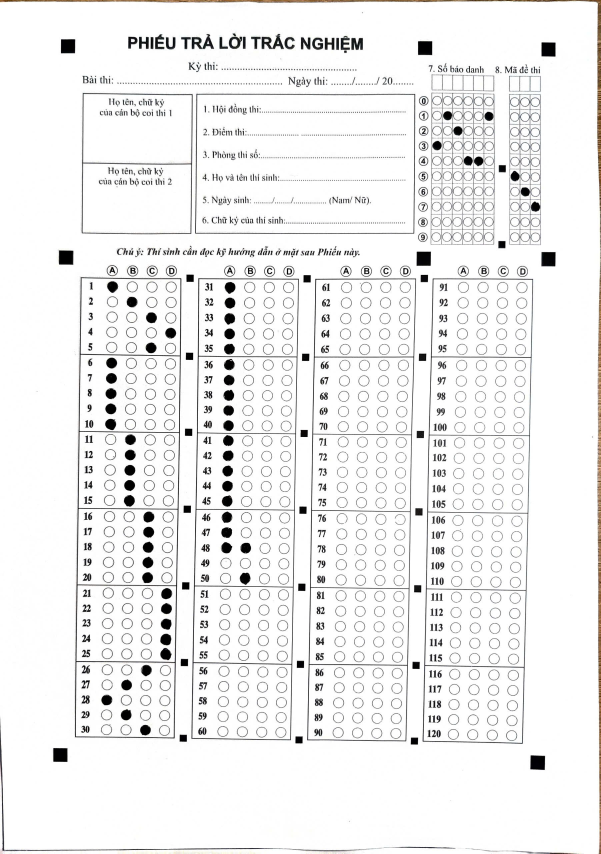
#> input picture images/2020.jpg, 1801 x 2560 px, found by its file name (shown at 1/3 size)
$ python omr2020copy.py
#> lines starting #> are read from the running program, lines starting #| are printed output that depends on the picture; after the words box and inside, x2 and y2 are one past the last pixel; in counts of white or black regions, pixels touching at a corner belong together
### support2020.py
import cv2
import numpy as np
#area > 50
def rectContour(contours):
    rectCont =[]
    for contour in contours:
        area = cv2.contourArea(contour)
        if area >= 30:
            peri = cv2.arcLength(contour, True)
            approx = cv2.approxPolyDP(contour,0.04*peri,True)
            if len(approx) == 4:
                rectCont.append(contour)
    rectCont = sorted(rectCont,key= cv2.contourArea,reverse=True)
    return rectCont
# [29 lines left out: functions splitImg, splitAns, not called in this run]
def resizeImg(img,width,height):
    img = cv2.resize(img,(width,height))
    return img
# [110 lines left out: functions getPointAnswer, showAnswer, restoreImg, countPixel, splitAnsPart3, countPixelPartCol and 2 more, not called in this run]

def convertMDD_MD(arr):
    return ''.join('x' if x < 0 else str(x) for x in arr)

### solveImg.py
import cv2
import numpy as np
def takeImageAnswer(img,contours,indexX,indexY):
    ori_x1,ori_x2,ori_x3,ori_x4 = indexX[:4]
    x1,x2,x3,x4 = indexX[:4]
    ori_y1,ori_y2,ori_y3,ori_y4 = indexY[:4]
    y1,y2,y3,y4 = indexY[:4]
    time,a,b,c,d = 0,0,0,0,0
    step = 5
    pointContour = np.zeros((4,2))
    while(a!=1 or b!=1 or c!=1 or d!=1) and time!=10:
        for contour in contours:
            x,y,w,h = cv2.boundingRect(contour)
            if a!=1:
                x2 = ori_x2+time*step
                y2 = ori_y2+time*step
                if x1<=x<=x2 and x1<=x+w<=x2 and y1<=y<=y2 and y1<=y+h<=y2:
                    cv2.rectangle(img, (x1, y1), (x2, y2), (0, 255, 0), 2)
                    a =1
                    pointContour[0][0],pointContour[0][1] = x,y
            if c!=1:
                x2 = ori_x2+time*step
                y3 = ori_y3-time*step
                if x1<=x<=x2 and x1<=x+w<=x2 and y3<=y<=y4 and y3<=y+h<=y4:
                    cv2.rectangle(img, (x1, y3), (x2, y4), (0, 255, 0), 2)
                    c =1
                    pointContour[2][0],pointContour[2][1] = x,y
            if b!=1:
                x3 = ori_x3-time*step
                y2 = ori_y2+time*step
                if x3<=x<=x4 and x3<=x+w<=x4 and y1<=y<=y2 and y1<=y+h<=y2:
                    cv2.rectangle(img, (x3, y1), (x4, y2), (0, 255, 0), 2)
                    b =1
                    pointContour[1][0],pointContour[1][1] = x,y
            if d!=1:
                x3 = ori_x3-time*step
                y3 = ori_y3-time*step
                if x3<=x<=x4 and x3<=x+w<=x4 and y3<=y<=y4 and y3<=y+h<=y4:
                    cv2.rectangle(img, (x3, y3), (x4, y4), (0, 255, 0), 2)
                    d =1
                    pointContour[3][0],pointContour[3][1] = x,y
        time+=1
    return img,pointContour
# [83 lines left out: functions takeImageAfterWarp, takeImageMDD, not called in this run]

### omr2020copy.py
import cv2
import numpy as np
import support2020 as sp
import solveImg as si
import MDD as mdd
path = r'C:\review_OMR\images\2020.jpg'
widthImg = 1000
heightImg = 1400
questions = 50
choices = 4
stack = questions//5
MDD = []
MD = []
finalAns = (
    [0] * 10 +  # 10 câu A
    [1] * 10 +  # 10 câu B
    [2] * 10 +  # 10 câu C
    [3] * 10 +  # 10 câu D
    [0] * 10    # 10 câu A
)
img = cv2.imread(path)
#> img is the input picture: shape (2560, 1801, 3); mean B, G, R 239.3, 239.5, 239.6
img = cv2.resize(img,(widthImg,heightImg))
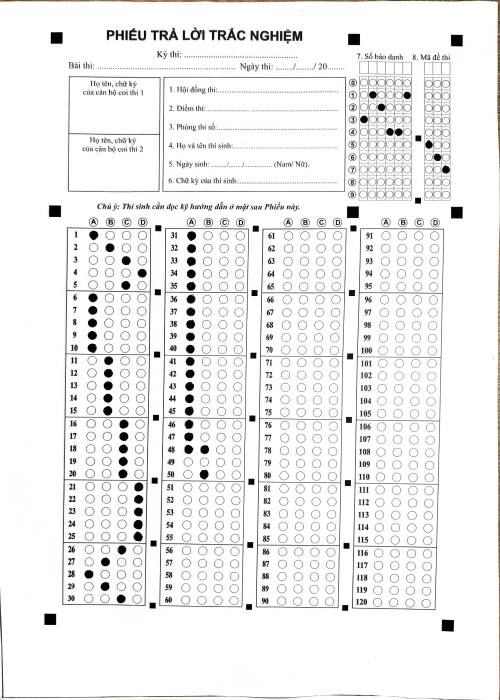
#> img: shape (1400, 1000, 3) (shown at 1/2 size); mean B, G, R 239.3, 239.4, 239.6
imgAns = img.copy()
imgFinal = img.copy()
cv2.imshow("originally",img)
#Gray
imgGray = cv2.cvtColor(img,cv2.COLOR_BGR2GRAY)
# Blur
imgBlur = cv2.GaussianBlur(imgGray, (5,5), 1)
# Canny
imgCanny = cv2.Canny(imgBlur, 50, 150)
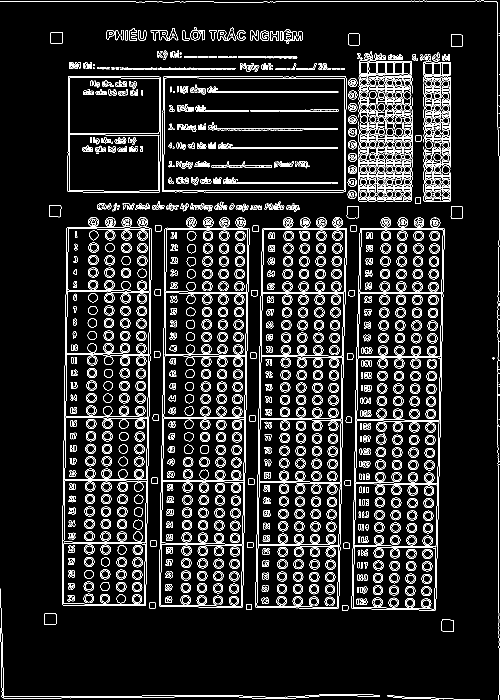
#> imgCanny: shape (1400, 1000) (shown at 1/2 size); 9.2% white in thin lines or dots
#cv2.imshow("Canny",imgCanny)
#contour
contours,h = cv2.findContours(imgCanny,cv2.RETR_EXTERNAL,cv2.CHAIN_APPROX_NONE)
#> contours = 329 contours, 129 with area under 20; largest, box (x1, y1, x2, y2) and area: (703, 456, 889, 1221) 128898, (124, 454, 303, 1212) 127666, (511, 456, 694, 1217) 127112, (318, 455, 499, 1216) 126599, (324, 153, 693, 385) 84486; h = 329 rows, first 6: [1, -1, -1, -1], [2, 0, -1, -1], [3, 1, -1, -1], [4, 2, -1, -1], [5, 3, -1, -1], [6, 4, -1, -1]
#loc ra contours tu giac area > 50
contours = sp.rectContour(contours)
#> the loop in rectContour, `for contour in contours:` made 329 passes
#> (area, peri, approx) on passes 3 to 12: (543.5, 93.07, [[884, 1239], [883, 1261], [907, 1262], [907, 1240]]), (521, 89.66, [[89, 1227], [89, 1249], [111, 1249], [112, 1228]]), (126, 43.66, [[685, 1210], [684, 1220], [695, 1221], [695, 1210]]), (121, 44, [[492, 1208], [492, 1219], [503, 1219], [503, 1208]]), (129, 44.83, [[299, 1205], [299, 1216], [310, 1216], [310, 1205]]), (1976, 2251.8, [[0, 1177], [7, 1396], [759, 1392], [8, 1393]]), (129.5, 45.07, [[687, 1086], [687, 1096], [698, 1097], [698, 1086]]), (128, 43.66, [[495, 1084], [494, 1094], [505, 1095], [506, 1085]]), (128, 44.83, [[301, 1081], [301, 1092], [312, 1092], [312, 1081]]), (129, 44.83, [[690, 960], [690, 971], [701, 971], [701, 960]])
#> (area, peri) on passes 47, 49, 50, 51, 52, 53: (83, 34.49), (312, 66.28), (308, 65.46), (310, 66.28), (313, 66.28), (307.5, 64.87)
#> after the loop in rectContour, `for contour in contours:`: rectCont = 56 contours; largest, box (x1, y1, x2, y2) and area: (703, 456, 889, 1221) 128898, (124, 454, 303, 1212) 127666, (511, 456, 694, 1217) 127112, (318, 455, 499, 1216) 126599, (324, 153, 693, 385) 84486
#> contours has the same summary as rectCont in rectContour
img,pointContour = si.takeImageAnswer(img,contours,[10,60,460,500],[150,210,640,700])
#> after the loop in takeImageAnswer, `while(a!=1 or b!=1 or c!=1 or d!=1) and time!=10:`: a = 0; pointContour = [[0, 0], [0, 0], [0, 0], [0, 0]]; time = 10; x2 = 105; x3 = 415; y2 = 255; y3 = 595
#> pointContour = [[0, 0], [0, 0], [0, 0], [0, 0]]
#print(pointContour)
#cv2.imshow("draw 4 contour",img)
#lam phang va khoanh vung  dap an
pt1 = np.float32([pointContour[0], pointContour[1], pointContour[2], pointContour[3]])
#> pt1 = [[0, 0], [0, 0], [0, 0], [0, 0]]
pt2 = np.float32([[0, 0], [widthImg, 0], [0, heightImg], [widthImg, heightImg]])
matrix = cv2.getPerspectiveTransform(pt1, pt2)
#> matrix = [[2.43e-18, -2.94e-18, -7.42e-33], [-0.707, -2.78e-17, 5.3e-33], [0.707, -4.04e-17, 1.29e-34]]
imgWarpColored = cv2.warpPerspective(imgAns, matrix, (widthImg, heightImg))
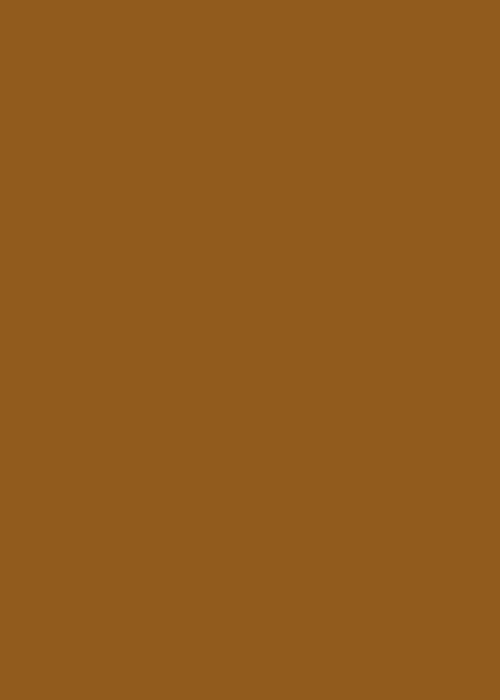
#> imgWarpColored: shape (1400, 1000, 3) (shown at 1/2 size); mean B, G, R 28, 91, 144
cv2.imshow('blank', imgWarpColored)
perX1,perX2,perY1,perY2 = 20,490,35,685
imgPer = imgWarpColored[perY1:perY2,perX1:perX2]
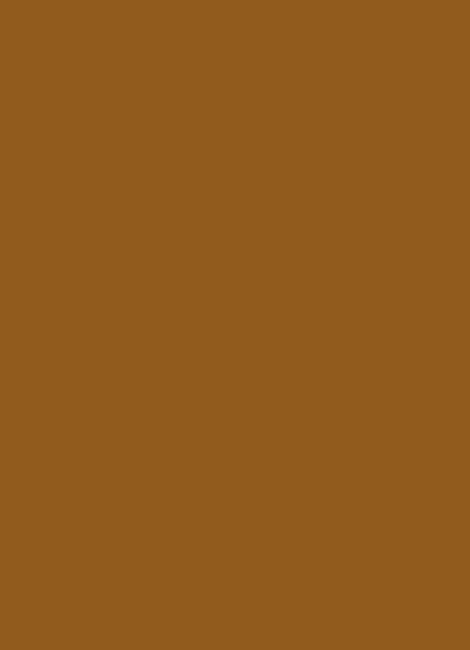
#> imgPer: shape (650, 470, 3); mean B, G, R 28, 91, 144
#cv2.imshow("per",imgPer)
#threshold
imgRevert = imgPer.copy()
imgCvt = cv2.cvtColor(imgPer,cv2.COLOR_BGR2GRAY)
#> imgCvt: shape (650, 470); every value is 100
imgThresh = cv2.threshold(imgCvt,135,255,cv2.THRESH_BINARY_INV)[1]
#> imgThresh: shape (650, 470); every value is 255
cv2.imshow("imgThresh",imgThresh)
#chia ra lam 24 stack
#> (the run stopped early here; a loop or call above may not have finished)
